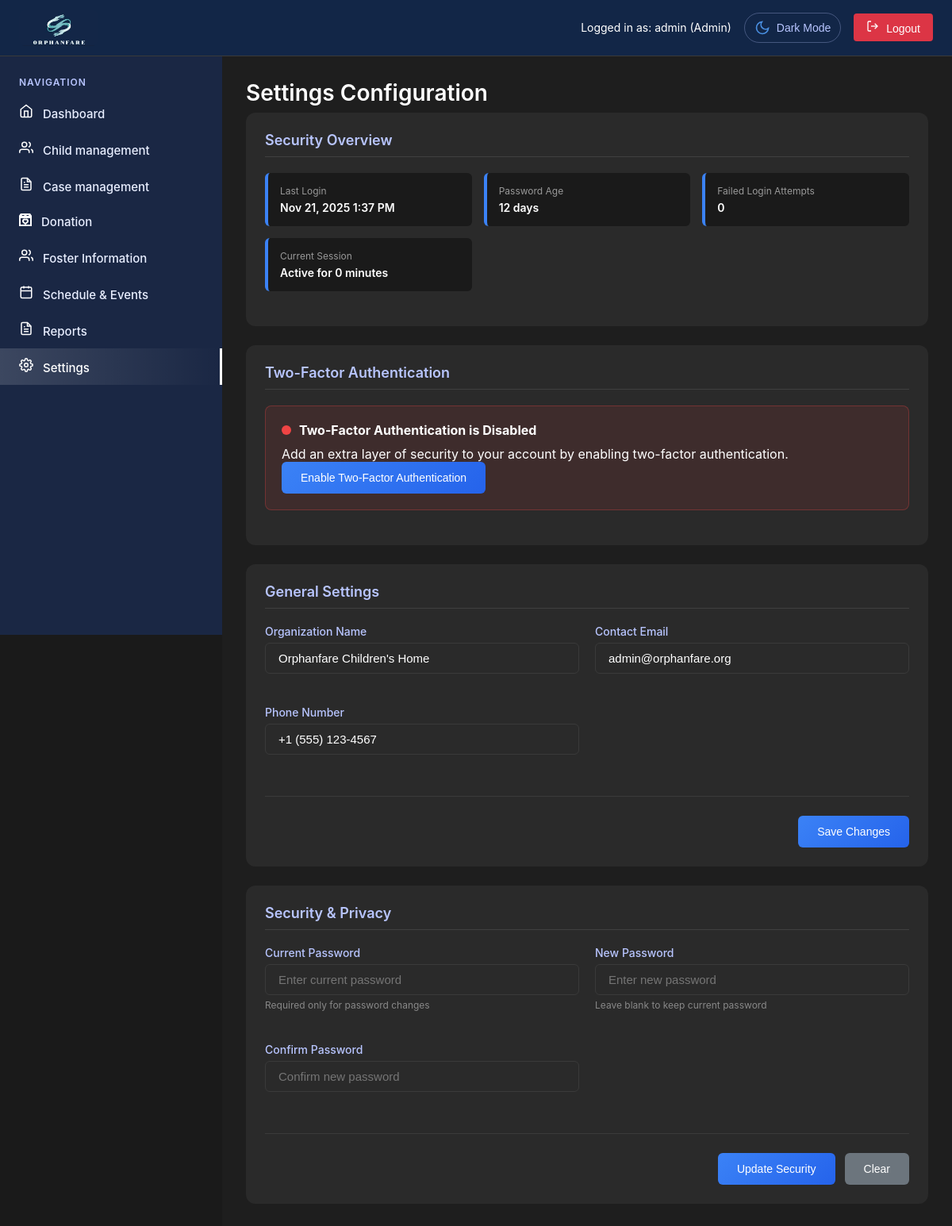
The page /admin/settings.php (signed in) on the database as committed earlier.
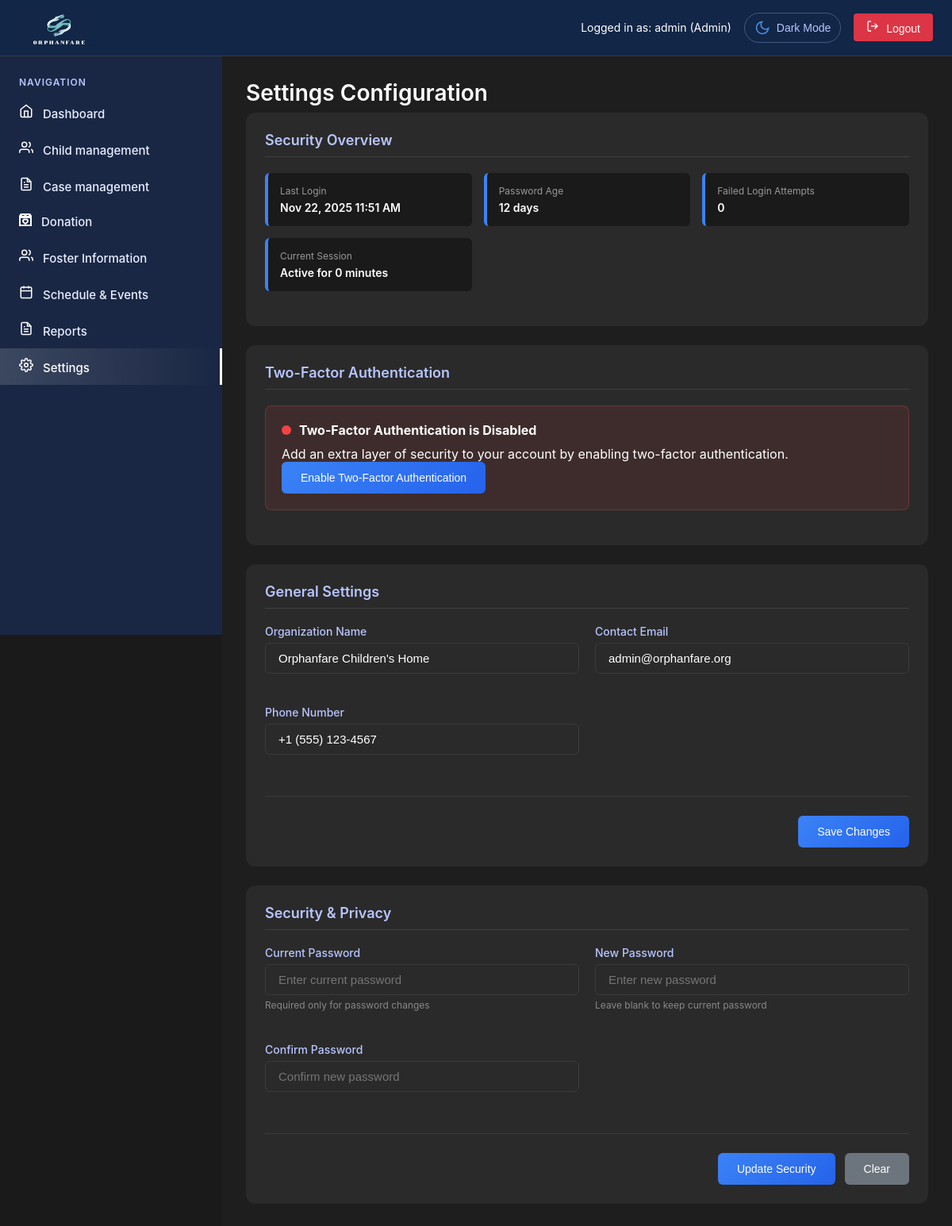
The same page on the database as committed later.
### tables this page shows
CREATE TABLE `users` (
  `id` int(11) NOT NULL,
  `username` varchar(50) NOT NULL,
  `email` varchar(100) NOT NULL,
  `password` varchar(255) NOT NULL,
  `role` enum('super_admin','admin','user','Social Worker','Social Welfare Assistant') DEFAULT 'user',
  `status` enum('active','inactive','pending') DEFAULT 'pending',
  `created_at` timestamp NOT NULL DEFAULT current_timestamp(),
  `updated_at` timestamp NOT NULL DEFAULT current_timestamp() ON UPDATE current_timestamp(),
  `two_factor_secret` varchar(32) DEFAULT NULL,
  `two_factor_enabled` tinyint(1) DEFAULT 0,
  `two_factor_verified` tinyint(1) DEFAULT 0,
  `two_factor_backup_codes` text DEFAULT NULL,
  `last_login` timestamp NULL DEFAULT NULL,
  `last_password_change` timestamp NOT NULL DEFAULT current_timestamp(),
  `failed_attempts` int(11) DEFAULT 0,
  `account_locked` tinyint(1) DEFAULT 0,
  `is_active` tinyint(1) DEFAULT 1
);

### admin/includes/auth.php (called while the page is built, shortened)
<?php
function getCurrentUser() {
    return [
        'id' => $_SESSION['user_id'] ?? 1,
        'username' => $_SESSION['username'] ?? 'Admin',
        'email' => $_SESSION['email'] ?? 'admin@orphanfare.com',
        'role' => $_SESSION['role'] ?? 'admin'
    ];
}
?>

### admin/settings.php (the view, shortened to what the changed rows need)
<?php
require_once 'includes/header.php';
$userId = $_SESSION['user_id'];
$securityInfo = [
    'failed_attempts' => 0,
    'last_login' => null,
    'last_password_change' => null
];
try {
    $selectColumns = ['username', 'email'];
    $columns = [];
    try {
        $columnStmt = $pdo->prepare("SHOW COLUMNS FROM users");
        $columnStmt->execute();
        $columns = $columnStmt->fetchAll(PDO::FETCH_COLUMN);
    } catch (Exception $e) {
    }
    if (in_array('failed_attempts', $columns)) $selectColumns[] = 'failed_attempts';
    if (in_array('last_login', $columns)) $selectColumns[] = 'last_login';
    if (in_array('last_password_change', $columns)) $selectColumns[] = 'last_password_change';
    $query = "SELECT " . implode(', ', $selectColumns) . " FROM users WHERE id = ?";
    $stmt = $pdo->prepare($query);
    $stmt->execute([$userId]);
    $result = $stmt->fetch();
    if ($result) {
        $securityInfo = array_merge($securityInfo, $result);
    }
} catch (Exception $e) {
    error_log("Settings security query error: " . $e->getMessage());
}
$passwordAge = 'Unknown';
if (!empty($securityInfo['last_password_change'])) {
    $lastChange = strtotime($securityInfo['last_password_change']);
    $passwordAge = floor((time() - $lastChange) / (60 * 60 * 24)) . ' days';
}
?>
<main class="main-content">
    <h1 class="page-title">Settings Configuration</h1>
    <div class="registry-section">
        <div class="security-overview">
            <div class="security-item">
                <div class="security-label">Last Login</div>
                <div class="security-value">
                    <?php echo !empty($securityInfo['last_login']) ? date('M j, Y g:i A', strtotime($securityInfo['last_login'])) : 'Not recorded'; ?>
                </div>
            </div>
            <div class="security-item">
                <div class="security-label">Password Age</div>
                <div class="security-value"><?php echo $passwordAge; ?></div>
            </div>
            <div class="security-item">
                <div class="security-label">Failed Login Attempts</div>
                <div class="security-value <?php echo ($securityInfo['failed_attempts'] ?? 0) > 0 ? 'text-warning' : ''; ?>">
                    <?php echo $securityInfo['failed_attempts'] ?? 0; ?>
                </div>
            </div>
        </div>
    </div>
</main>
<?php
require_once 'includes/footer.php';
?>

### admin/includes/header.php (shortened to what the changed rows need)
<?php
require_once '../config/database.php';
require_once 'auth.php';
$currentUser = getCurrentUser();
try {
    $stmt = $pdo->prepare("SELECT role FROM users WHERE id = ?");
    $stmt->execute([$currentUser['id']]);
    $dbUser = $stmt->fetch(PDO::FETCH_ASSOC);
    if ($dbUser && $dbUser['role']) {
        $currentUser = getCurrentUser();
    }
} catch (Exception $e) {
}
?>
<!DOCTYPE html>
<html lang="en">
<head>
    <link rel="stylesheet" href="../css/common.css">
    <link rel="stylesheet" href="../css/admin.css">
</head>
<body>
    <div class="dashboard-container">
        <div class="top-header">
            <div class="user-info">
                <span class="user-status">Logged in as: <?php echo htmlspecialchars($currentUser['username'] ?? 'Admin'); ?> (<?php
                    $roleDisplay = match($currentUser['role']) {
                        'super_admin' => 'Super Admin',
                        'admin' => 'Admin',
                        'Social Worker' => 'Social Worker',
                        'Social Welfare Assistant' => 'Social Welfare Assistant',
                        default => ucfirst($currentUser['role'])
                    };
                    echo htmlspecialchars($roleDisplay);
                ?>)</span>
                <button id="themeToggle" class="theme-toggle">
                    <span class="theme-icon">
                    </span>
                    <span class="text">Dark Mode</span>
                </button>
                <button class="logout-btn" onclick="logout()">
                    <svg width="16" height="16" viewBox="0 0 24 24" fill="none" stroke="currentColor" stroke-width="2" style="margin-right: 5px;">
                        <path d="M9 21H5a2 2 0 0 1-2-2V5a2 2 0 0 1 2-2h4"/>
                        <polyline points="16 17 21 12 16 7"/>
                        <line x1="21" y1="12" x2="9" y2="12"/>
                    </svg>
                    Logout
                </button>
            </div>
        </div>

Rows that differ between the two databases and show on the page:
changed users "admin": last_login "Nov 21, 2025 1:37 PM" → "Nov 22, 2025 11:51 AM"
